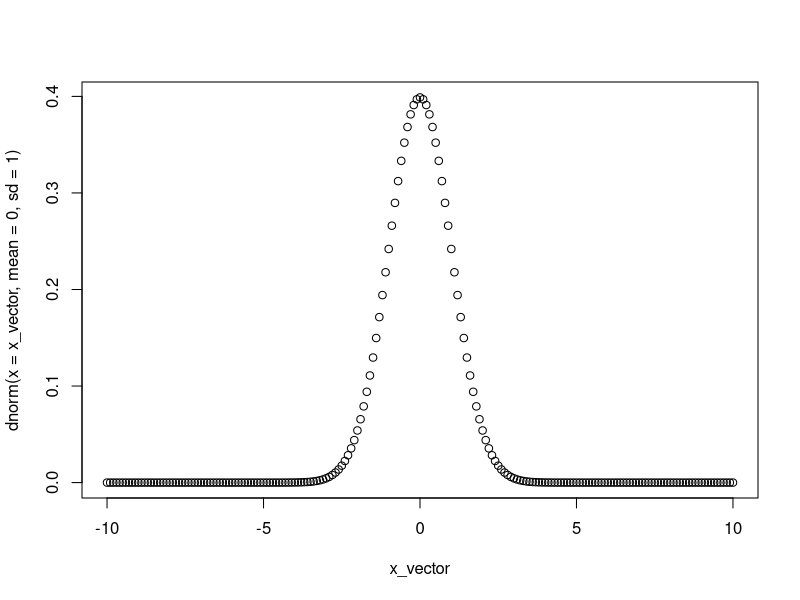
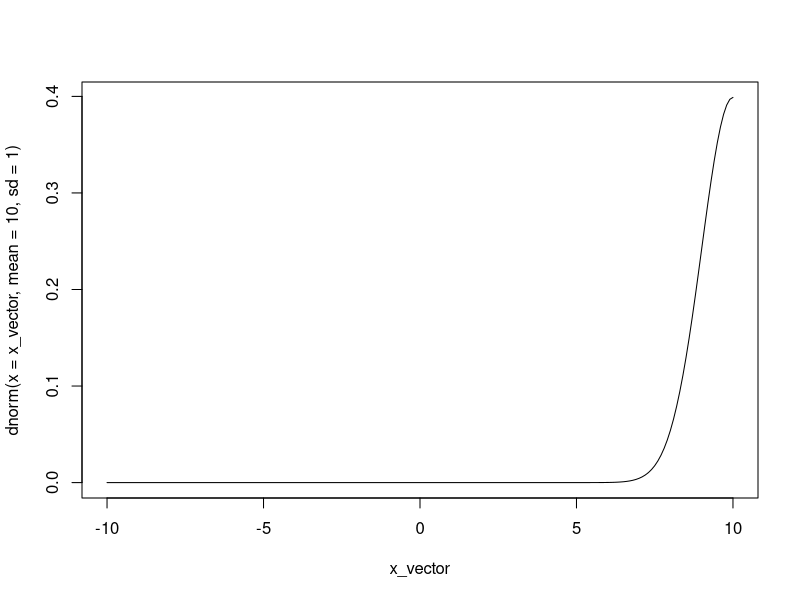
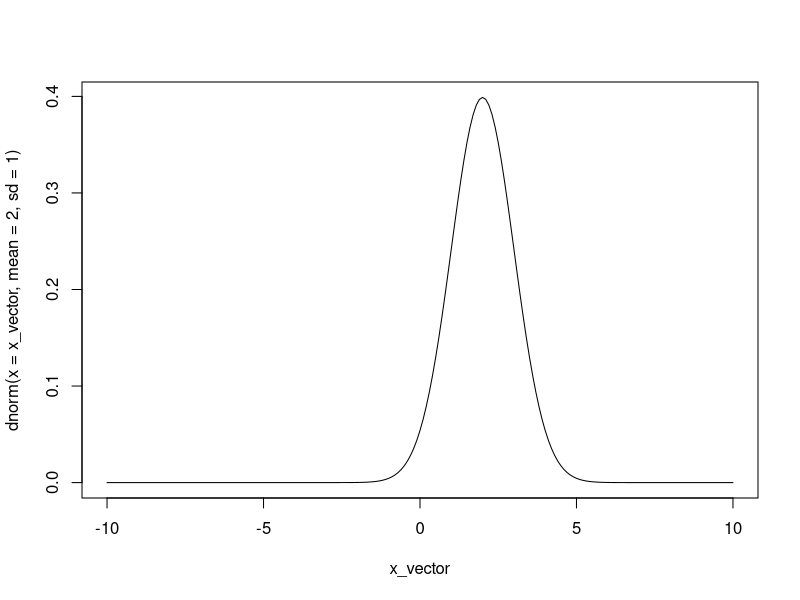
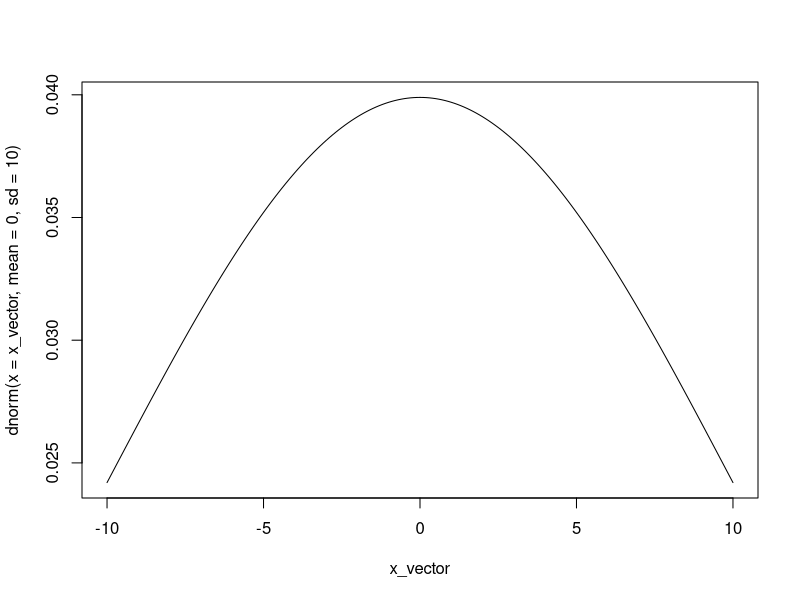
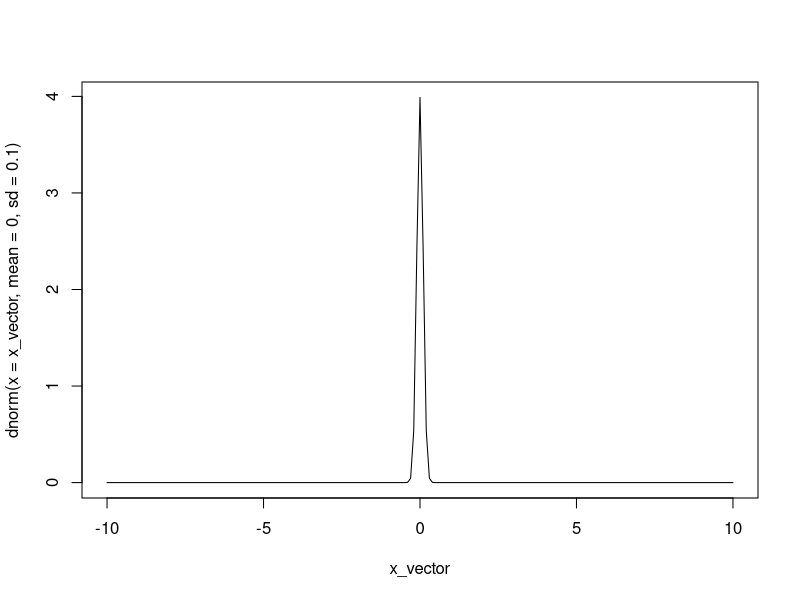
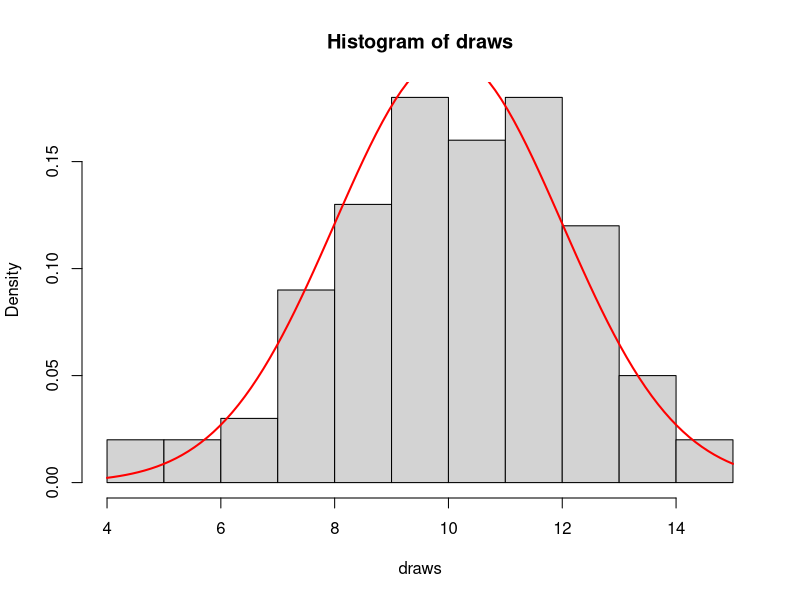
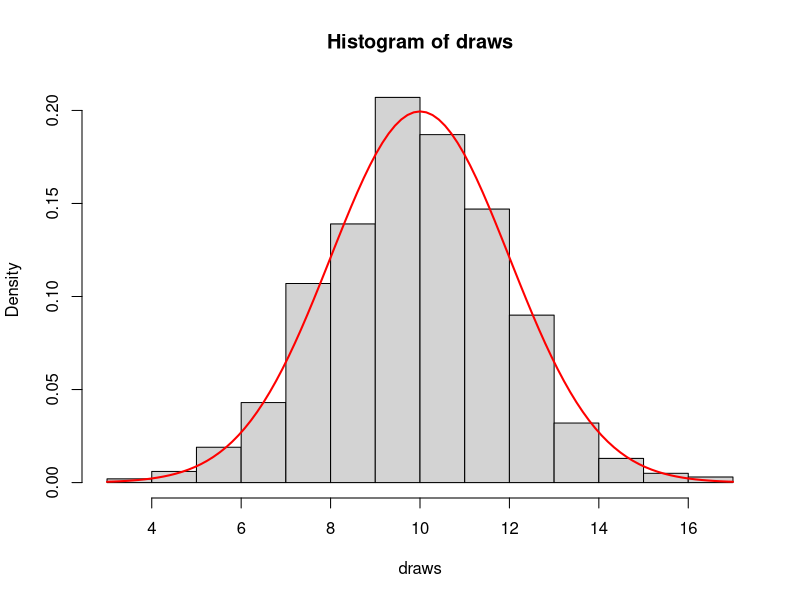
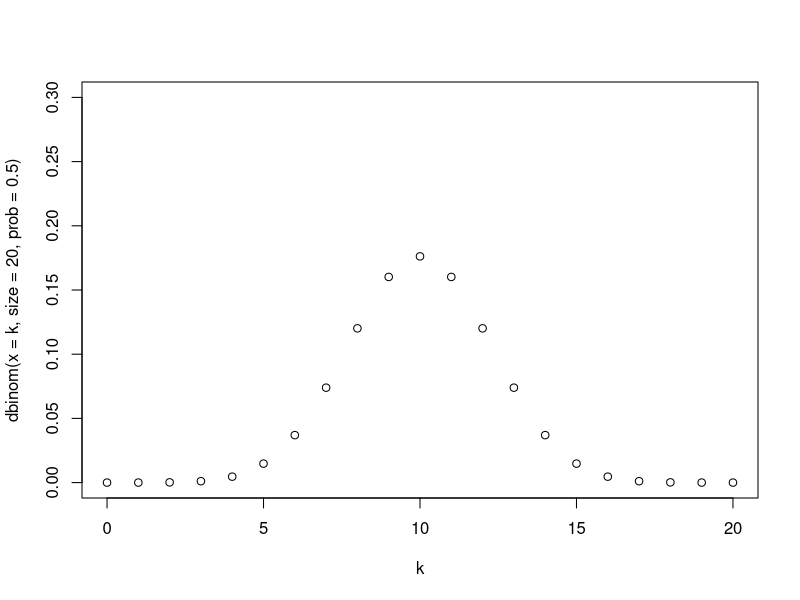

Source code (R) for these figures, in order:
# d for density
x_vector <- seq(from = -10, to= 10, by = 0.1)

plot(dnorm(x = x_vector, mean = 0, sd = 1) ~ x_vector)

# change mean, keep sd the same (mean shifts plot to left or right)
plot(dnorm(x = x_vector, mean = 10, sd = 1)~ x_vector, type = "l") 
plot(dnorm(x = x_vector, mean = 2, sd = 1)~ x_vector, type = "l")

# keep mean, change sd (sd changes shape of curve)
plot(dnorm(x = x_vector, mean = 0, sd = 10)~ x_vector, type = "l")
plot(dnorm(x = x_vector, mean = 0, sd = .1)~ x_vector, type = "l")

# pnorm() for probablility, give it a value, it gives you the probability
pnorm(q = 0, mean = 0, sd = 1)

# qnorm() for quantile, give it a probability, it gives you a value
qnorm(p = 0.5, mean = 0, sd = 1)

# rnorm() for random
set.seed(42)
rnorm(n = 5, mean = 0, sd = 1)

# simulate and compare
draws <- rnorm(n = 100, mean = 10, sd = 2)
hist(draws, freq = FALSE)
curve(dnorm(x, mean = 10, sd = 2), add = TRUE, col = "red", lwd = 2)

draws <- rnorm(n = 1000, mean = 10, sd = 2)
hist(draws, freq = FALSE)
curve(dnorm(x, mean = 10, sd = 2), add = TRUE, col = "red", lwd = 2)

# binomal 
k <- seq(from = 0, to = 20, by = 1)
plot(dbinom(x = k, size = 20, prob = 0.5) ~ k, ylim = c(0, 0.3))

plot(dbinom(x = k, size = 20, prob = 0.1) ~ k, ylim = c(0, 0.3)) # prob chnages skew of the curve
plot(dbinom(x = k, size = 20, prob = 0.9) ~ k, ylim = c(0, 0.3))
plot(dbinom(x = k, size = 5, prob = 0.5) ~ k, ylim = c(0, 0.3)) # size changes height?
